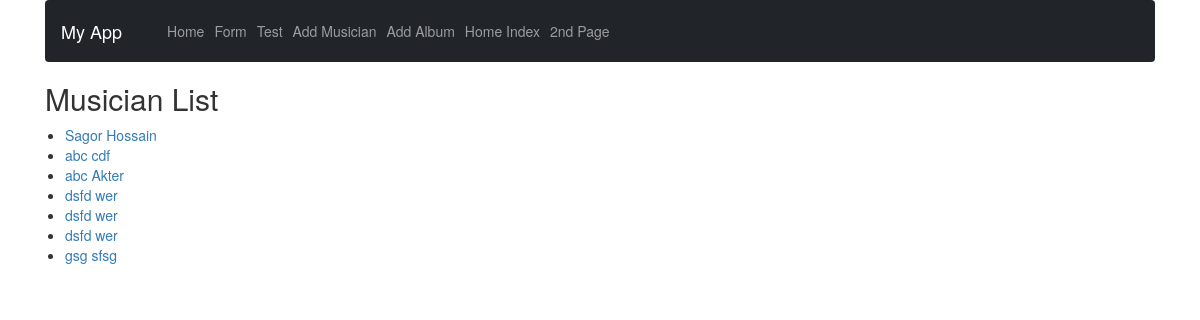
The page /db_test/ on the database its author committed.
### first_app/models.py (models this page shows, shortened)
class Musician(models.Model):
    first_name = models.CharField(max_length=50)  #required thakle khali rakha jay na
    last_name = models.CharField(max_length=50)
    instrument = models.CharField(max_length=50)

### first_app/views.py (the view)
# urls.py: path('db_test/',views.db_test,name = 'db_test'),
def db_test(request):
    musician_list = Musician.objects.order_by('first_name')
    diction = {'title':'Home Page' , 'musician_list':musician_list}
    return render(request,'first_app/home_index.html', context=diction)

### templates/first_app/home_index.html
{% extends "first_app/base.html" %}
{% block body_block %}
<h2>Musician List</h2>
<ul>
    {% if musician_list %}
    {% for musician in musician_list %}
    <li><a href="{% url 'first_app:album_list' artist_id=musician.id %}">{{musician.first_name}} {{musician.last_name}}</a></li>
    {% endfor %}
    {% else %}
    <h3>No Musician in the list</h3>
    {% endif %}
</ul>
{% endblock %}

### rows shown on the page
Musician: first_name "Sagor", last_name "Hossain"
Musician: first_name "abc", last_name "cdf"
Musician: first_name "abc", last_name "Akter"
Musician: first_name "dsfd", last_name "wer"
Musician: first_name "dsfd", last_name "wer"
Musician: first_name "dsfd", last_name "wer"
Musician: first_name "gsg", last_name "sfsg"
